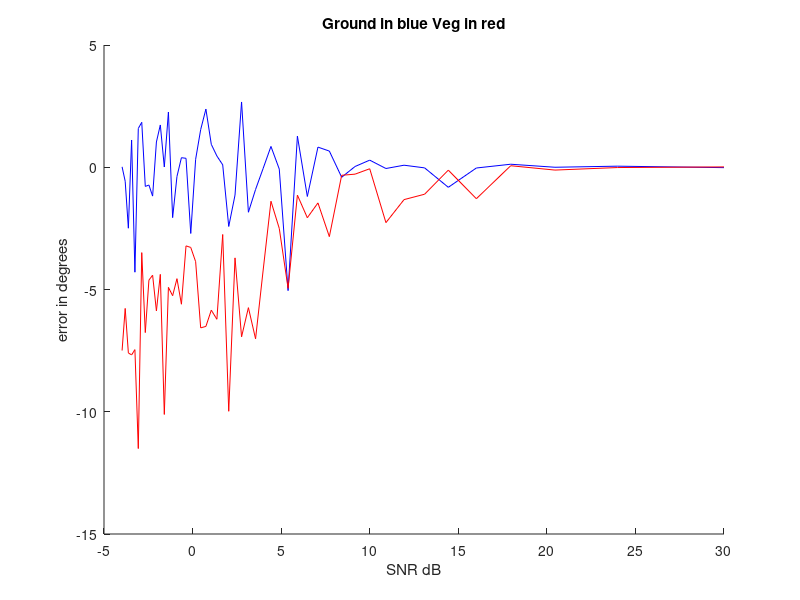
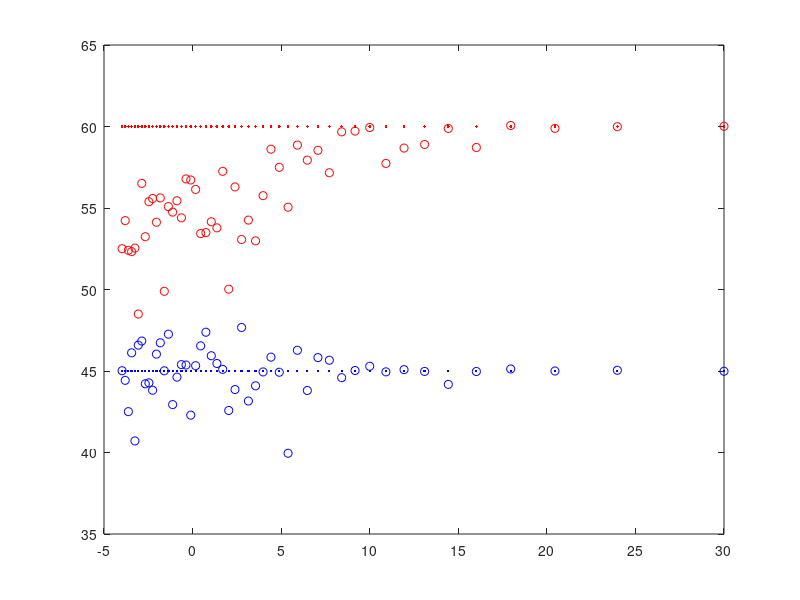

Here is the MATLAB script that generated these plots, in order:
%% Afric_Sim_test_espirit
clc;clear all;
%% Initializations
% Setting up the enviornment
g_weight = 1; %ground weighting factor
v_weight = 1;   %veg weighting factor
n_weight = 1*10^(-3/2);% Added Noise to the System

Pol_ground = [1;1;0]; %Multivatiant Ground
Pol_vegitation = [1;0;1]; %Multivariant Vegitation

ground_offset = pi/4; % Ground Interferomitry offset
vegitation_offset = pi/3;    % Vegitation Interferomitry offset

Averaging_loop_size = 100;
Samples = 100;    %size of Ensamble Average Window

Noise_samples = 50;
g_mag = zeros(Noise_samples,1); v_mag = zeros(Noise_samples,1);
est_ground_angle = zeros(Noise_samples,1); est_vegitation_angle = zeros(Noise_samples,1);
%% Matrix Calculations
% Implimenting a window. Esprit and SR techniques
for Averaged_sample = 1:Noise_samples;
    Noise = Averaged_sample*n_weight;
    for unusedVariable = 1:Averaging_loop_size;
        
        g =  Pol_ground*(sqrt(-2*log(1-rand(1,Samples))).*exp(1i*2*pi*rand(1,Samples)));
        v =  Pol_vegitation*(sqrt(-2*log(1-rand(1,Samples))).*exp(1i*2*pi*rand(1,Samples)));
        
        signal_1 = g_weight*g + v_weight*v;
        signal_2 = g_weight*exp(1i*ground_offset)*g + g_weight*exp(1i*vegitation_offset)*v;
        
        AddedNoise_1 = Noise*sqrt(-2*log(1-rand(3,Samples))).*exp(1i*2*pi*rand(3,Samples));
        AddedNoise_2 = Noise*sqrt(-2*log(1-rand(3,Samples))).*exp(1i*2*pi*rand(3,Samples));

        S1 = signal_1 + AddedNoise_1;
        S2 = signal_2 + AddedNoise_2;
        
        R1 = S1*S1';
        R2 = S1*S2';
        
        A =  pinv(R1)*R2;
        [u,uv] = eig(A);
        
        [~,kk]=sort(abs(abs(angle(diag(uv))) - ground_offset),'ascend');
        est_ground_angle(Averaged_sample) = est_ground_angle(Averaged_sample) + angle(uv(kk(1),kk(1)))/Averaging_loop_size;
        g_mag(Averaged_sample) = g_mag(Averaged_sample) + abs(uv(kk(1),kk(1)))/Averaging_loop_size;
 
        
        [~,kk]=sort(abs(abs(angle(diag(uv))) - vegitation_offset),'ascend');


        est_vegitation_angle(Averaged_sample) = est_vegitation_angle(Averaged_sample) + angle(uv(kk(1),kk(1)))/Averaging_loop_size;
        v_mag(Averaged_sample) = v_mag(Averaged_sample) + abs(uv(kk(1),kk(1)))/Averaging_loop_size;
        
    end
end
temp = 1:Noise_samples;
n_snr = 10*log10(1./(temp*n_weight).^2)';
%% Ploting Results
g_error = -1*est_ground_angle*180/pi - ones(Noise_samples,1)*ground_offset*180/pi;
v_error = -1*est_vegitation_angle*180/pi - ones(Noise_samples,1)*vegitation_offset*180/pi;
figure(1);title('Ground in blue Veg in red');
hold on;
plot(n_snr,g_error,'b')
plot(n_snr,v_error,'r')
xlabel('SNR dB');ylabel('error in degrees')
hold off;

figure(2);title('Ground and Vegitation angle in degrees');
plot(n_snr,-1*est_ground_angle*180/pi,'bo'); %Estimated ground angle
hold on;
plot(n_snr,ones(Noise_samples,1)*ground_offset*180/pi,'b.'); %actual Ground Phase
plot(n_snr,-1*est_vegitation_angle*180/pi,'ro'); %Estimated Vegitation angle
plot(n_snr,ones(Noise_samples,1)*vegitation_offset*180/pi,'r.'); %actual Vegitation phase
hold off;
% 
% figure(3);title('Ground and Vegitation angle in degrees');
% plot(n_snr,g_mag,'bo'); %Estimated ground angle
% hold on;
% plot(n_snr,ones(Noise_samples,1)*g_weight,'b.'); %actual Ground Phase
% plot(n_snr,v_mag,'ro'); %Estimated Vegitation angle
% plot(n_snr,ones(Noise_samples,1)*v_weight,'r.'); %actual Vegitation phase
% xlabel('SNR dB');ylabel('error in degrees')
% hold off;
